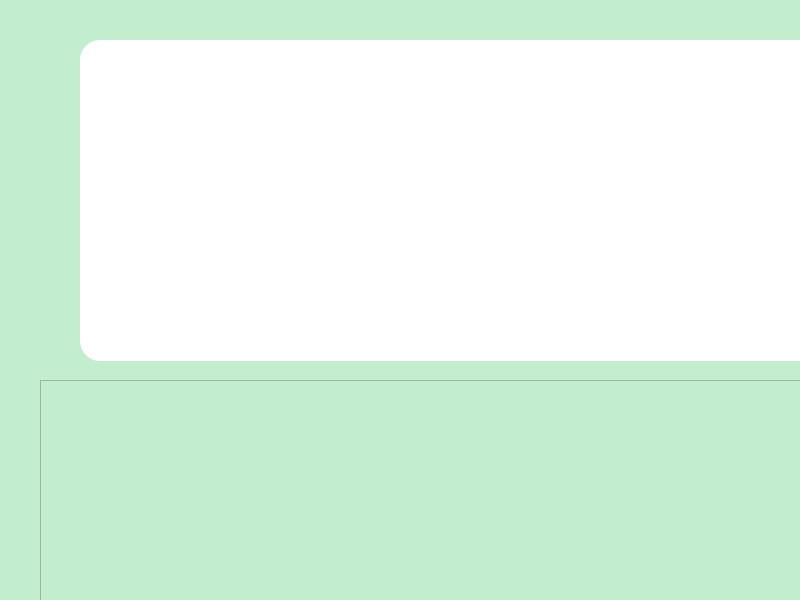
<?xml version="1.0" encoding="UTF-8"?>
<ui version="4.0">
 <class>Form</class>
 <widget class="QWidget" name="Form">
  <property name="enabled">
   <bool>true</bool>
  </property>
  <property name="geometry">
   <rect>
    <x>0</x>
    <y>0</y>
    <width>800</width>
    <height>600</height>
   </rect>
  </property>
  <property name="minimumSize">
   <size>
    <width>800</width>
    <height>500</height>
   </size>
  </property>
  <property name="maximumSize">
   <size>
    <width>800</width>
    <height>600</height>
   </size>
  </property>
  <property name="windowTitle">
   <string>Form</string>
  </property>
  <property name="styleSheet">
   <string notr="true">background-color: rgb(194, 237, 206);</string>
  </property>
  <widget class="QLabel" name="imagelabel">
   <property name="geometry">
    <rect>
     <x>80</x>
     <y>40</y>
     <width>861</width>
     <height>321</height>
    </rect>
   </property>
   <property name="styleSheet">
    <string notr="true">background-color: rgb(255, 255, 255);
border-radius:20px</string>
   </property>
   <property name="text">
    <string/>
   </property>
  </widget>
  <widget class="QScrollArea" name="scrollArea">
   <property name="geometry">
    <rect>
     <x>40</x>
     <y>380</y>
     <width>971</width>
     <height>541</height>
    </rect>
   </property>
   <property name="verticalScrollBarPolicy">
    <enum>Qt::ScrollBarAlwaysOn</enum>
   </property>
   <property name="widgetResizable">
    <bool>true</bool>
   </property>
   <widget class="QWidget" name="scrollAreaWidgetContents">
    <property name="geometry">
     <rect>
      <x>0</x>
      <y>0</y>
      <width>16</width>
      <height>16</height>
     </rect>
    </property>
    <property name="sizePolicy">
     <sizepolicy hsizetype="Fixed" vsizetype="Fixed">
      <horstretch>0</horstretch>
      <verstretch>0</verstretch>
     </sizepolicy>
    </property>
    <widget class="QLineEdit" name="status_lineedit">
     <property name="geometry">
      <rect>
       <x>40</x>
       <y>290</y>
       <width>501</width>
       <height>61</height>
      </rect>
     </property>
     <property name="font">
      <font>
       <pointsize>10</pointsize>
      </font>
     </property>
     <property name="styleSheet">
      <string notr="true">background-color: rgb(255, 255, 255);</string>
     </property>
    </widget>
    <widget class="QPushButton" name="update_btn">
     <property name="geometry">
      <rect>
       <x>590</x>
       <y>290</y>
       <width>191</width>
       <height>51</height>
      </rect>
     </property>
     <property name="font">
      <font>
       <pointsize>12</pointsize>
      </font>
     </property>
     <property name="styleSheet">
      <string notr="true">background-color: rgb(111, 179, 184);
border-radius:20px</string>
     </property>
     <property name="text">
      <string>Update Status</string>
     </property>
    </widget>
    <widget class="QLabel" name="name_label">
     <property name="geometry">
      <rect>
       <x>50</x>
       <y>40</y>
       <width>551</width>
       <height>41</height>
      </rect>
     </property>
     <property name="font">
      <font>
       <pointsize>10</pointsize>
      </font>
     </property>
     <property name="text">
      <string>TextLabel</string>
     </property>
    </widget>
    <widget class="QLabel" name="orderid_label">
     <property name="geometry">
      <rect>
       <x>50</x>
       <y>110</y>
       <width>551</width>
       <height>51</height>
      </rect>
     </property>
     <property name="font">
      <font>
       <pointsize>10</pointsize>
      </font>
     </property>
     <property name="text">
      <string>TextLabel</string>
     </property>
    </widget>
    <widget class="QLabel" name="price_label">
     <property name="geometry">
      <rect>
       <x>50</x>
       <y>200</y>
       <width>151</width>
       <height>51</height>
      </rect>
     </property>
     <property name="font">
      <font>
       <pointsize>10</pointsize>
      </font>
     </property>
     <property name="text">
      <string>TextLabel</string>
     </property>
    </widget>
    <widget class="QWidget" name="verticalLayoutWidget">
     <property name="geometry">
      <rect>
       <x>50</x>
       <y>370</y>
       <width>791</width>
       <height>211</height>
      </rect>
     </property>
     <layout class="QVBoxLayout" name="verticalLayout"/>
    </widget>
   </widget>
  </widget>
 </widget>
 <resources/>
 <connections/>
</ui>
